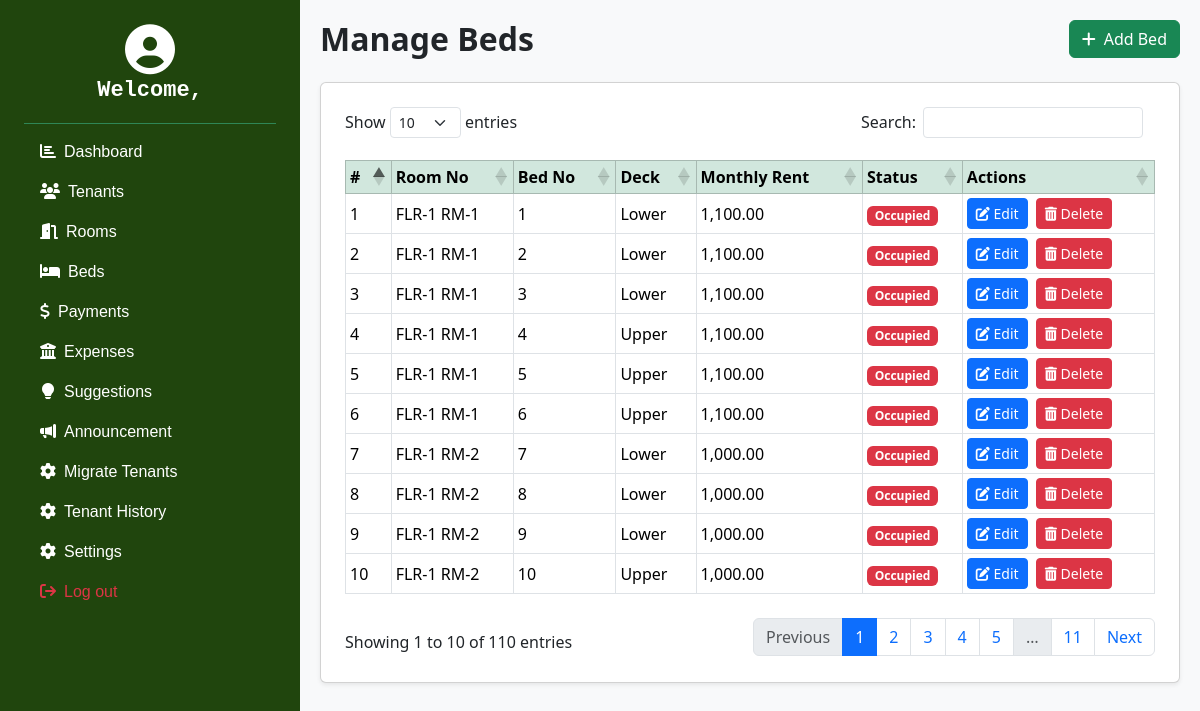
Page /admin/beds.php on the committed database.
### tables this page shows
CREATE TABLE `beds` (
  `bed_id` int(11) NOT NULL AUTO_INCREMENT,
  `bed_no` int(11) NOT NULL,
  `status` enum('Vacant','Occupied') DEFAULT 'Vacant',
  `deck` enum('Upper','Lower') DEFAULT NULL,
  `monthly_rent` decimal(10,2) NOT NULL,
  `room_id` int(11) NOT NULL,
  `bed_type` enum('Single','Double') NOT NULL,
  PRIMARY KEY (`bed_id`),
  KEY `FK_rooms_TO_beds` (`room_id`),
  CONSTRAINT `FK_rooms_TO_beds` FOREIGN KEY (`room_id`) REFERENCES `rooms` (`room_id`)
);

### security/crypt.php (called while the page is built, shortened)
<?php
  function encrypt($data){
    $key = "mysecretkey12346";
    $iv = "1234566544345654";
    $encryptedData = openssl_encrypt($data, "AES-256-CBC", $key, 0, $iv);
    return $encryptedData;
  }
?>

### admin/beds.php (the view, shortened to what this page needs)
<?php
include('../connection/db.php');
$categories = [];
$sql = "SELECT
            b.bed_id,
			concat(f.floor_no, '  ',
            r.room_no) as room_no,
            b.bed_no,
            b.deck,
            b.monthly_rent,
            b.status
        FROM beds b
        JOIN rooms r ON b.room_id = r.room_id
        join floors f on r.floor_id= f.floor_id;";
$result = $conn->query($sql);
if ($result && $result->num_rows > 0) {
  while ($row = $result->fetch_assoc()) {
    $categories[] = $row;
  }
}
  include "../security/crypt.php";
?>
<!DOCTYPE html>
<html lang="en">
<head>
  <link href="https://cdn.jsdelivr.net/npm/bootstrap@5.3.3/dist/css/bootstrap.min.css" rel="stylesheet" />
  <link href="https://cdnjs.cloudflare.com/ajax/libs/font-awesome/6.4.0/css/all.min.css" rel="stylesheet" />
  <link href="https://cdn.datatables.net/1.13.6/css/dataTables.bootstrap5.min.css" rel="stylesheet" />
  <link href="https://cdn.datatables.net/buttons/2.4.1/css/buttons.bootstrap5.min.css" rel="stylesheet" />
  <link rel="stylesheet" href="CSS/sidebar.css">
</head>
<body>
<div class="d-flex">
<?php include 'includes/sidebar.php'; ?>
<div class="main-content">
<div class="d-flex justify-content-between align-items-center mb-4">
  <h2 class="mb-0"><strong>Manage Beds</strong></h2>
  <button class="btn btn-success" onclick="window.location.href = 'add-beds.php';">
    <i class="fa fa-plus me-2"></i>Add Bed
  </button>
</div>
  <div class="card shadow-sm w-80">
    <div class="card-body p-4">
      <div class="table-responsive">
        <table id="bedsTable" class="table table-sm table-bordered table-hover align-middle">
          <thead class=" table-success text-white">
            <tr>
              <th>#</th>
              <th>Room No</th>
              <th>Bed No</th>
              <th>Deck</th>
              <th>Monthly Rent</th>
              <th>Status</th>
              <th>Actions</th>
            </tr>
          </thead>
          <tbody>
            <?php
            $cnt = 1;
            if (count($categories) > 0) {
              foreach ($categories as $row) {
                $encryptedid = urlencode(encrypt($row['bed_id']));
                $statusBadge = $row['status'] == 'Vacant'
                  ? '<span class="badge bg-success">Vacant</span>'
                  : '<span class="badge bg-danger">Occupied</span>';
                echo "<tr>
                        <td>{$cnt}</td>
                        <td>" . htmlentities($row['room_no']) . "</td>
                        <td>" . htmlentities($row['bed_no']) . "</td>
                        <td>" . htmlentities($row['deck']) . "</td>
                        <td>" . htmlentities(number_format($row['monthly_rent'], 2)) . "</td>
                        <td>{$statusBadge}</td>
                        <td>
                          <a href=\"edit-beds.php?id=($encryptedid}\" class=\"btn btn-sm btn-primary me-1\" name='edit-btn'>
                            <i class=\"fas fa-edit\"></i> Edit
                          </a>
                          <a href=\"beds.php?del={$encryptedid}\" class=\"btn btn-sm btn-danger\" name='delete-btn' onclick='return	confirm(\"Are you sure you want to delete this student?\")'>
                            <i class=\"fas fa-trash-alt\"></i> Delete
                          </a>
                        </td>
                      </tr>";
                $cnt++;
              }
            } else {
              echo '<tr><td colspan="7" class="text-center">No beds found.</td></tr>';
            }
            ?>
          </tbody>
        </table>
      </div>
    </div>
  </div>
</div>
</div>
</body>
</html>

### admin/CSS/sidebar.css (style rules this page uses)
html, body { height: 100%; margin: 0; padding: 0; }
.main-content { margin-left: 300px; padding: 20px; margin-left: 300px; flex-grow: 1; min-height: 100vh; background-color: #f8f9fa; padding: 20px; display: flex; flex-direction: column; }

### rows in the picture
beds: room_no "FLR-1 RM-1", bed_no "1", deck "Lower", monthly_rent "1,100.00", status "Occupied"
beds: room_no "FLR-1 RM-1", bed_no "2", deck "Lower", monthly_rent "1,100.00", status "Occupied"
beds: room_no "FLR-1 RM-1", bed_no "3", deck "Lower", monthly_rent "1,100.00", status "Occupied"
beds: room_no "FLR-1 RM-1", bed_no "4", deck "Upper", monthly_rent "1,100.00", status "Occupied"
beds: room_no "FLR-1 RM-1", bed_no "5", deck "Upper", monthly_rent "1,100.00", status "Occupied"
beds: room_no "FLR-1 RM-1", bed_no "6", deck "Upper", monthly_rent "1,100.00", status "Occupied"
beds: room_no "FLR-1 RM-2", bed_no "7", deck "Lower", monthly_rent "1,000.00", status "Occupied"
beds: room_no "FLR-1 RM-2", bed_no "8", deck "Lower", monthly_rent "1,000.00", status "Occupied"
beds: room_no "FLR-1 RM-2", bed_no "9", deck "Lower", monthly_rent "1,000.00", status "Occupied"
beds: room_no "FLR-1 RM-2", bed_no "10", deck "Upper", monthly_rent "1,000.00", status "Occupied"
